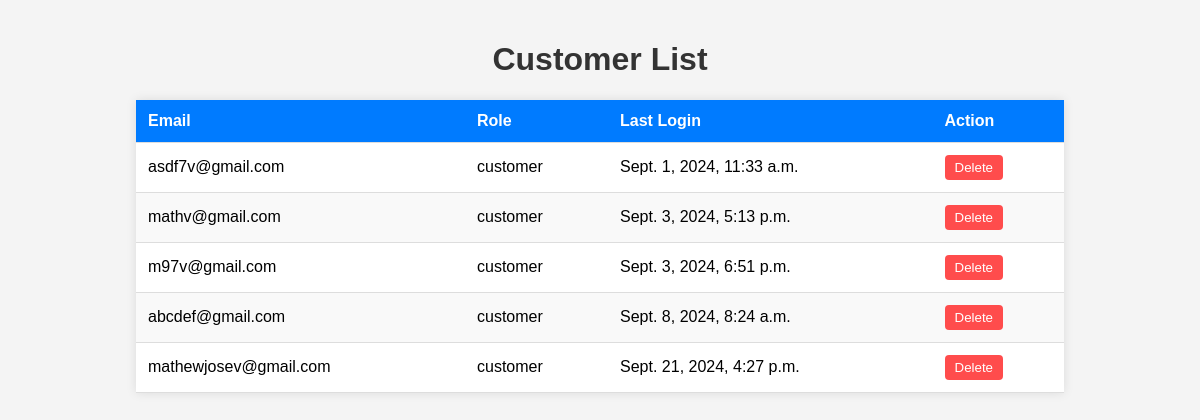
The app's page /customerdetails, older data.
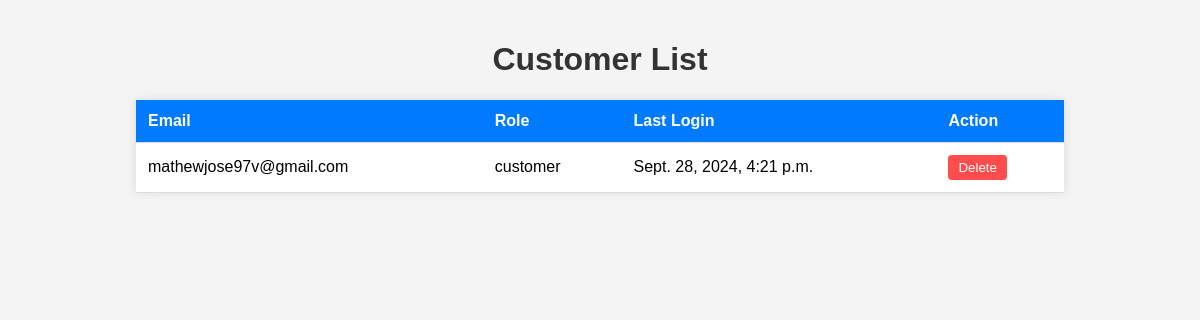
The same page, newer data.
### autocareweb/models.py (models this page shows, shortened)
class CustomUser(AbstractBaseUser, PermissionsMixin):
    email = models.EmailField(unique=True)
    role = models.CharField(max_length=20, choices=UserRole.choices, default=UserRole.CUSTOMER)
    is_active = models.BooleanField(default=True)
    is_staff = models.BooleanField(default=False)
    objects = CustomUserManager()
    USERNAME_FIELD = 'email'
    REQUIRED_FIELDS = []

### autocareweb/views.py (the view)
def customerdetails(request):
    customers = CustomUser.objects.filter(role='customer').select_related('details')
    return render(request,'admin/customerdetails.html',{'customers':customers})

### templates/admin/customerdetails.html (shortened to what this page needs)
{% load static %}
<!DOCTYPE html>
<html lang="en">
<head>
</head>
<body>
    <h1>Customer List</h1>
    <table>
        <thead>
            <tr>
                <th>Email</th>
                <th>Role</th>
                <th>Last Login</th>
                <th>Action</th>
            </tr>
        </thead>
        <tbody>
            {% for customer in customers %}
                <tr>
                    <td>{{ customer.email }}</td>
                    <td>{{ customer.role }}</td>
                    <td>{{ customer.last_login }}</td>
                    <td>
                        <form method="POST" action="{% url 'delete_customer' customer.email %}">
                          <button type="submit" class="delete-btn">Delete</button>
                        </form>
                    </td>
                </tr>
            {% endfor %}
        </tbody>
    </table>
</body>
</html>

Row changes from the older to the newer data that the page shows:
removed CustomUser: email "mathv@gmail.com", role "customer", last_login "Sept. 3, 2024, 5:13 p.m."
removed CustomUser: email "m97v@gmail.com", role "customer", last_login "Sept. 3, 2024, 6:51 p.m."
removed CustomUser: email "abcdef@gmail.com", role "customer", last_login "Sept. 8, 2024, 8:24 a.m."
removed CustomUser: email "mathewjosev@gmail.com", role "customer", last_login "Sept. 21, 2024, 4:27 p.m."
changed CustomUser "customer": email "asdf7v@gmail.com" → "mathewjose97v@gmail.com"; last_login "Sept. 1, 2024, 11:33 a.m." → "Sept. 28, 2024, 4:21 p.m."
